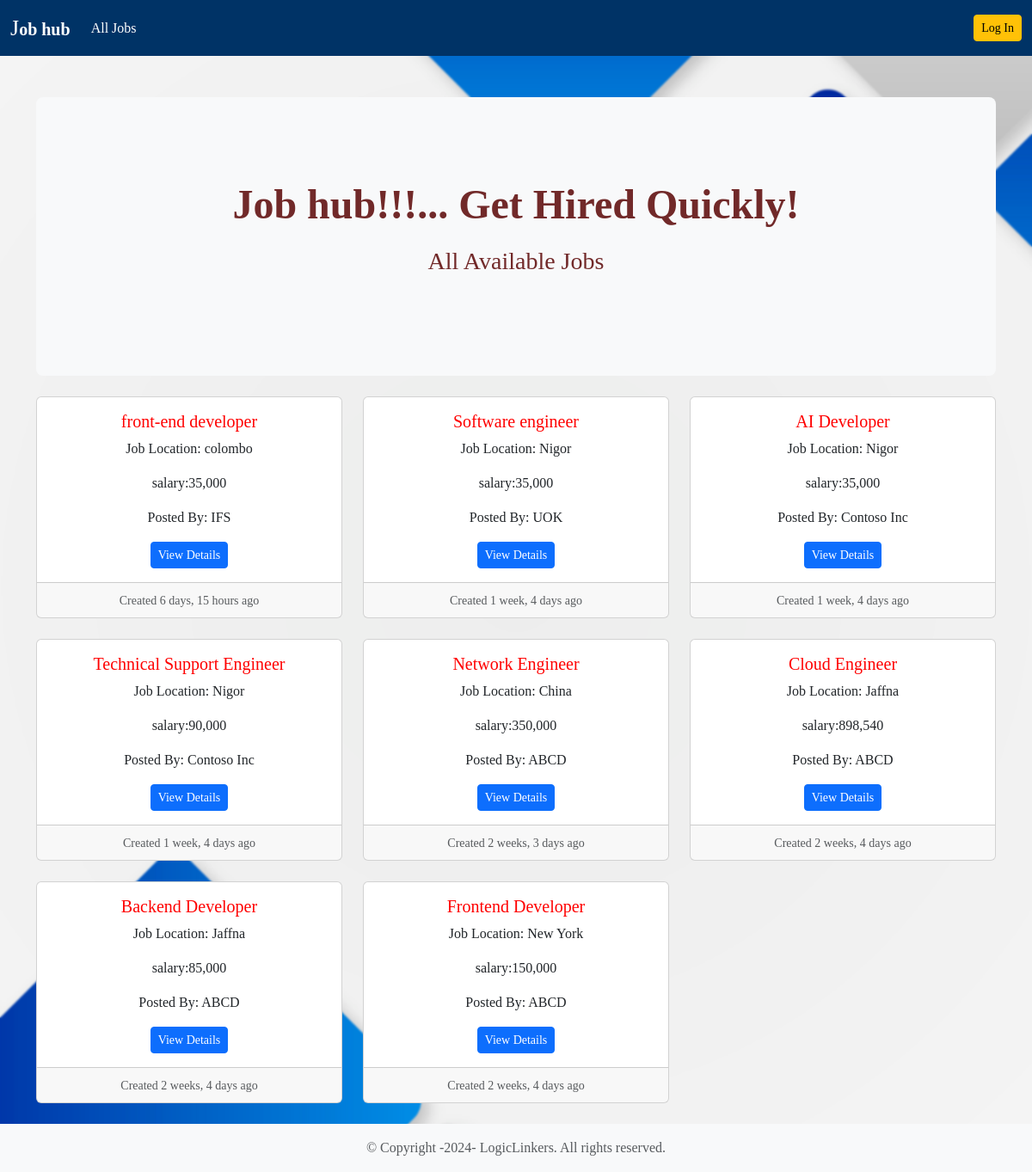
/job-listing/, run on the app's committed database.
### job/models.py (models this page shows, shortened)
class Job(models.Model):
   job_type_choices = (
    ('Remote', 'Remote'),
    ('Onsite', 'Onsite'),
    ('Hybrid', 'Hybrid')
   )
   user = models.ForeignKey(User, on_delete=models.CASCADE)
   company = models.ForeignKey(Company, on_delete=models.CASCADE)
   title = models.CharField(max_length=100)
   city = models.CharField(max_length=100)
   salary = models.PositiveIntegerField(default=35000)
   requirements = models.TextField()
   ideal_candidate = models.TextField()
   is_available = models.BooleanField(default=True)
   timestamp = models.DateTimeField(auto_now_add=True)
   industry = models.ForeignKey(Industry, on_delete=models.DO_NOTHING, null=True, blank=True)
   state = models.ForeignKey(State, on_delete=models.DO_NOTHING, null=True, blank=True)
   job_type = models.CharField(max_length=20, choices=job_type_choices, null=True, blank=True)

### company/models.py (models this page shows)
class Company(models.Model):
    user = models.OneToOneField(User, on_delete=models.CASCADE)
    name = models.CharField(max_length=100, null=True, blank=True)
    est_date = models.PositiveIntegerField(null=True, blank=True)
    city = models.CharField(max_length=100, null=True, blank=True)
    state = models.CharField(max_length=100, null=True, blank=True)
    def __str__(self):
        return self.name

### website/views.py (the view)
# urls.py: path('job-listing/', views.job_listing, name='job-listing'),
def job_listing(request):
   jobs = Job.objects.filter(is_available=True).order_by('-timestamp')
   context = {'jobs':jobs}
   return render(request, 'website/job_listing.html', context)

### templates/website/job_listing.html
{% extends 'base.html' %}
{% load humanize %}
{% block content %}
<center>
<section>
   <div class="p-5 mb-4 bg-light rounded-3">
      <div class="container-fluid py-5">
         <h2 class="display-5 fw-bold">Job hub!!!... Get Hired Quickly!</h2>
            <p class="co1-md-8 fs-3 mt-3 display-7" >
               All Available Jobs
            </p>
      </div>
   </div>
</section>
</center>
<div class="row row-cols-1 row-cols-md-3 g-4">
   {% if jobs %}
   {% for job in jobs %}
   <div class="col">
   <div class="card h-100">
      <div class="card-body">
         <h5 class="card-title" style="color: red;">{{ job.title }}</h5>
         <p class="card-text">Job Location: {{job.city}}</p>
         <p class="card-text">salary:{{job.salary|intcomma}}</p>
         <p class="card-text">Posted By: {{job.company}}</p>
         <a class="btn btn-primary btn-sm" href="{% url 'job-details' job.pk %}">View Details</a>
      </div>
         <div class="card-footer">
            <small class="text-muted">Created {{job.timestamp|naturaltime}}</small>
         </div>
      </div>
   </div>
   {% endfor %}
   {% endif %}
</div>
<br>
{% endblock content %}

### dashboard/static/dashboard/css/style.css (style rules this page uses)
body { background-image: url('../images/blue.jpg'); background-size: cover; background-position: center; background-repeat: no-repeat; backdrop-filter: blur(1px); color: rgb(113, 41, 41); text-align: center; font-family: "Times New Roman", Times, serif; }

### data on the page
Job: title "front-end developer", city "colombo", salary "35,000", company "IFS", timestamp "6 days, 15 hours ago"
Job: title "Software engineer", city "Nigor", salary "35,000", company "UOK", timestamp "1 week, 4 days ago"
Job: title "AI Developer", city "Nigor", salary "35,000", company "Contoso Inc", timestamp "1 week, 4 days ago"
Job: title "Technical Support Engineer", city "Nigor", salary "90,000", company "Contoso Inc", timestamp "1 week, 4 days ago"
Job: title "Network Engineer", city "China", salary "350,000", company "ABCD", timestamp "2 weeks, 3 days ago"
Job: title "Cloud Engineer", city "Jaffna", salary "898,540", company "ABCD", timestamp "2 weeks, 4 days ago"
Job: title "Backend Developer", city "Jaffna", salary "85,000", company "ABCD", timestamp "2 weeks, 4 days ago"
Job: title "Frontend Developer", city "New York", salary "150,000", company "ABCD", timestamp "2 weeks, 4 days ago"
